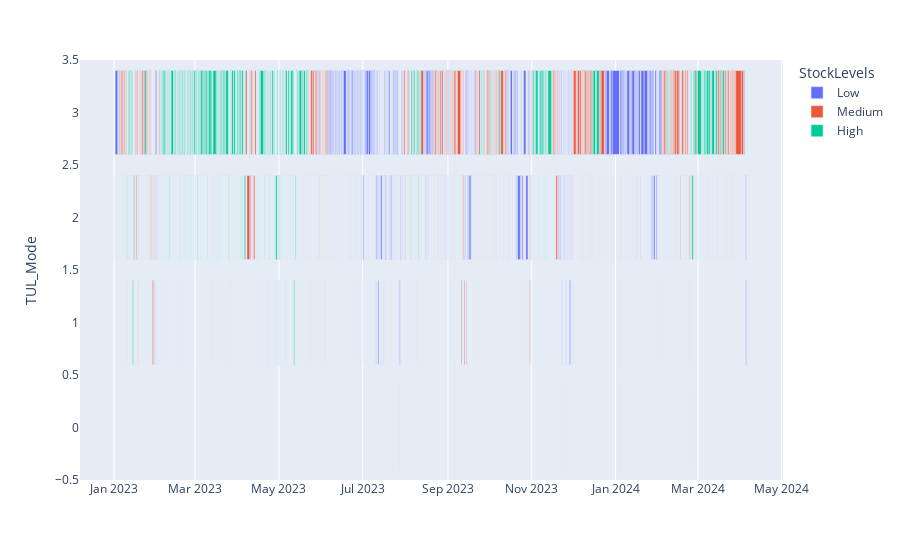

The notebook cell this image was saved under:
### Markdown cell above
## Remove short 3-TUL mode events

### Code cell
# Remove short duration 3-TUL events that can mask long  2-TUL events 
df_tul2 = df_tul[~((df_tul["TUL_Mode"] == 3 ) & (df_tul["Duration_Hrs"] < .5))].copy()

#remove zero duration events
df_tul2['EndTime'] = df_tul2['StartTime'].shift(-1)
df_tul2 = df_tul2.query('StartTime != EndTime') 

# coalesces neighboring events of the same mode
df_tul2 = df_tul2[~((df_tul2["TUL_Mode"] == df_tul2["TUL_Mode"].shift(1) ))].copy()

# Now these have been cleaned up, compute the new EndTime and Duration
df_tul2['EndTime'] = df_tul2['StartTime'].shift(-1)
df_tul2['Duration'] = (df_tul2.EndTime - df_tul2.StartTime)
df_tul2['Duration Hrs'] = ((df_tul2.EndTime - df_tul2.StartTime) / pd.Timedelta(hours=1)).round(2)
px.timeline(df_tul2, x_start="StartTime", x_end="EndTime", y="TUL_Mode", hover_data="Duration_Hrs", color='StockLevels')

### Figure 1 — Plotly figure (JSON) as saved in the notebook; plotly's stock layout.template omitted (floating-point values rounded to 4 significant figures; data arrays with more than 128 entries replaced by an {"elided": "..."} marker saying what was removed)
{"data": [{"alignmentgroup": "True", "base": {"elided": "801 str values"}, "customdata": {"elided": "801x1 float values"}, "hovertemplate": "StockLevels=Low<br>StartTime=%{base}<br>EndTime=%{x}<br>TUL_Mode=%{y}<br>Duration_Hrs=%{customdata[0]}<extra></extra>", "legendgroup": "Low", "marker": {"color": "#636efa", "pattern": {"shape": ""}}, "name": "Low", "offsetgroup": "Low", "orientation": "h", "showlegend": true, "textposition": "auto", "type": "bar", "x": {"elided": "801 int values"}, "xaxis": "x", "y": {"elided": "801 int values"}, "yaxis": "y"}, {"alignmentgroup": "True", "base": {"elided": "825 str values"}, "customdata": {"elided": "825x1 float values"}, "hovertemplate": "StockLevels=Medium<br>StartTime=%{base}<br>EndTime=%{x}<br>TUL_Mode=%{y}<br>Duration_Hrs=%{customdata[0]}<extra></extra>", "legendgroup": "Medium", "marker": {"color": "#EF553B", "pattern": {"shape": ""}}, "name": "Medium", "offsetgroup": "Medium", "orientation": "h", "showlegend": true, "textposition": "auto", "type": "bar", "x": {"elided": "825 int values"}, "xaxis": "x", "y": {"elided": "825 int values"}, "yaxis": "y"}, {"alignmentgroup": "True", "base": {"elided": "826 str values"}, "customdata": {"elided": "826x1 float values"}, "hovertemplate": "StockLevels=High<br>StartTime=%{base}<br>EndTime=%{x}<br>TUL_Mode=%{y}<br>Duration_Hrs=%{customdata[0]}<extra></extra>", "legendgroup": "High", "marker": {"color": "#00cc96", "pattern": {"shape": ""}}, "name": "High", "offsetgroup": "High", "orientation": "h", "showlegend": true, "textposition": "auto", "type": "bar", "x": {"elided": "826 int values"}, "xaxis": "x", "y": {"elided": "826 int values"}, "yaxis": "y"}], "layout": {"barmode": "overlay", "legend": {"title": {"text": "StockLevels"}, "tracegroupgap": 0}, "margin": {"t": 60}, "xaxis": {"anchor": "y", "domain": [0, 1], "type": "date"}, "yaxis": {"anchor": "x", "domain": [0, 1], "title": {"text": "TUL_Mode"}}}}
